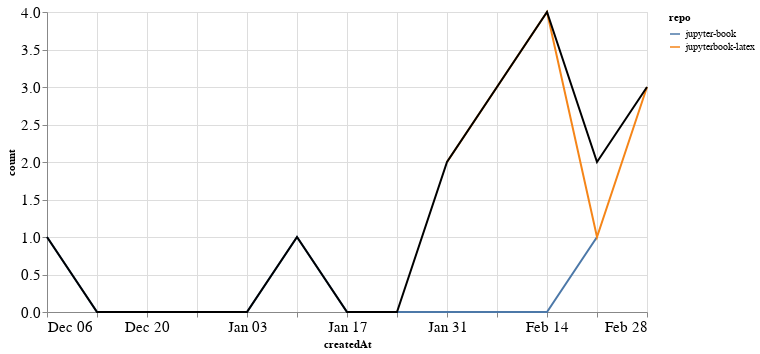

Notebook code for this chart:
### Markdown cell above
### PRs

### Code cell
prs_time = prs.groupby('repo').resample('W', on='createdAt').count()['author'].reset_index()
prs_time = prs_time.rename(columns={'author': 'count'})
prs_time_total = prs_time.groupby('createdAt').agg({"count": "sum"}).reset_index()

ch1 = alt.Chart(prs_time, width=600).mark_line().encode(
    x='createdAt',
    y='count',
    color='repo',
    tooltip="repo"
)

ch2 = alt.Chart(prs_time_total, width=600).mark_line(color="black").encode(
    x='createdAt',
    y='count',
)

ch1 + ch2

### Figure 1 — Vega-Lite specification as saved in the notebook (floating-point values rounded to 4 significant figures)
{"config": {"axisLeft": {"labelFontSize": 15}, "axisBottom": {"labelFontSize": 15}}, "layer": [{"data": {"name": "data-3881aed82da818da6ecaf896cb0ce6e1"}, "mark": "line", "encoding": {"color": {"type": "nominal", "field": "repo"}, "tooltip": {"type": "nominal", "field": "repo"}, "x": {"type": "temporal", "field": "createdAt"}, "y": {"type": "quantitative", "field": "count"}}, "width": 600}, {"data": {"name": "data-3356930761b78b200fb066116237dbe4"}, "mark": {"type": "line", "color": "black"}, "encoding": {"x": {"type": "temporal", "field": "createdAt"}, "y": {"type": "quantitative", "field": "count"}}, "width": 600}], "$schema": "https://vega.github.io/schema/vega-lite/v4.8.1.json", "datasets": {"data-3881aed82da818da6ecaf896cb0ce6e1": [{"repo": "jupyter-book", "createdAt": "2020-12-06T00:00:00", "count": 1}, {"repo": "jupyter-book", "createdAt": "2020-12-13T00:00:00", "count": 0}, {"repo": "jupyter-book", "createdAt": "2020-12-20T00:00:00", "count": 0}, {"repo": "jupyter-book", "createdAt": "2020-12-27T00:00:00", "count": 0}, {"repo": "jupyter-book", "createdAt": "2021-01-03T00:00:00", "count": 0}, {"repo": "jupyter-book", "createdAt": "2021-01-10T00:00:00", "count": 1}, {"repo": "jupyter-book", "createdAt": "2021-01-17T00:00:00", "count": 0}, {"repo": "jupyter-book", "createdAt": "2021-01-24T00:00:00", "count": 0}, {"repo": "jupyter-book", "createdAt": "2021-01-31T00:00:00", "count": 0}, {"repo": "jupyter-book", "createdAt": "2021-02-07T00:00:00", "count": 0}, {"repo": "jupyter-book", "createdAt": "2021-02-14T00:00:00", "count": 0}, {"repo": "jupyter-book", "createdAt": "2021-02-21T00:00:00", "count": 1}, {"repo": "jupyterbook-latex", "createdAt": "2021-01-31T00:00:00", "count": 2}, {"repo": "jupyterbook-latex", "createdAt": "2021-02-07T00:00:00", "count": 3}, {"repo": "jupyterbook-latex", "createdAt": "2021-02-14T00:00:00", "count": 4}, {"repo": "jupyterbook-latex", "createdAt": "2021-02-21T00:00:00", "count": 1}, {"repo": "jupyterbook-latex", "createdAt": "2021-02-28T00:00:00", "count": 3}], "data-3356930761b78b200fb066116237dbe4": [{"createdAt": "2020-12-06T00:00:00", "count": 1}, {"createdAt": "2020-12-13T00:00:00", "count": 0}, {"createdAt": "2020-12-20T00:00:00", "count": 0}, {"createdAt": "2020-12-27T00:00:00", "count": 0}, {"createdAt": "2021-01-03T00:00:00", "count": 0}, {"createdAt": "2021-01-10T00:00:00", "count": 1}, {"createdAt": "2021-01-17T00:00:00", "count": 0}, {"createdAt": "2021-01-24T00:00:00", "count": 0}, {"createdAt": "2021-01-31T00:00:00", "count": 2}, {"createdAt": "2021-02-07T00:00:00", "count": 3}, {"createdAt": "2021-02-14T00:00:00", "count": 4}, {"createdAt": "2021-02-21T00:00:00", "count": 2}, {"createdAt": "2021-02-28T00:00:00", "count": 3}]}}
